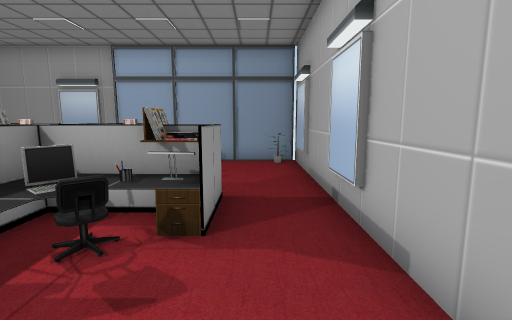
[1] (above)

12 first-person views from a walk through a scene from a Unity 3-D project. The camera is 1.5 m above the floor, tilts 8° down and sees 85° across. The floor is counted in squares, 1 m on a side. Each view is taken from the middle of a square. On the plan, view 1 faces up. The plan holds only what a view shows up to about 14 squares ahead; the rest is blank. The place goes on beyond the plan. The player is left out. Some animated figures are left out.

[2]
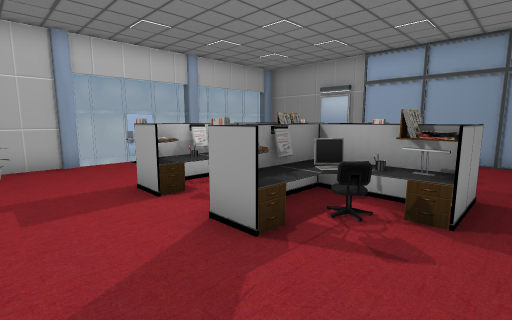

[3]
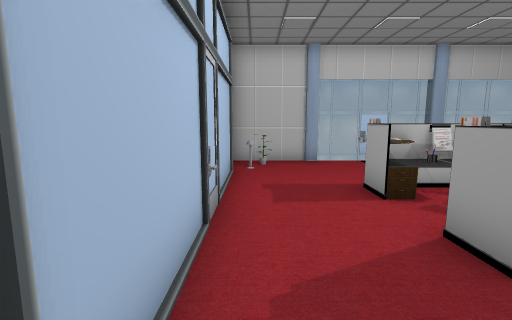

[4]
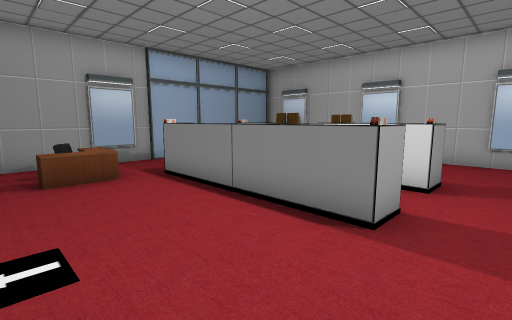

[5]
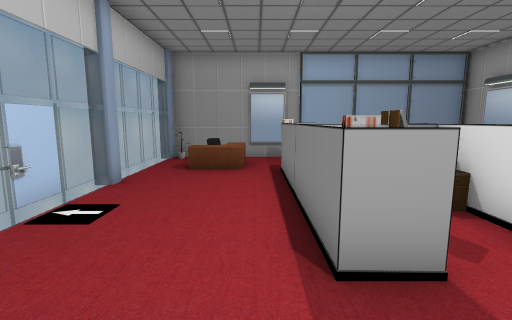

[6]
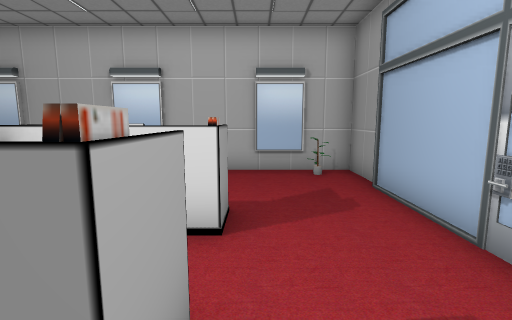

[7]
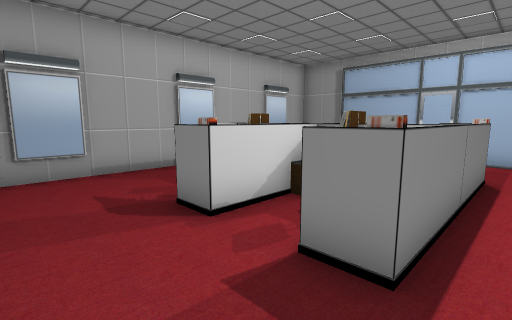

[8]
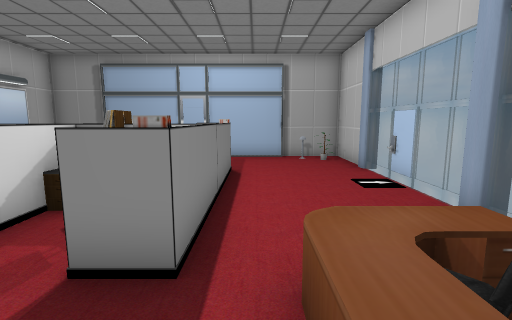

[9]
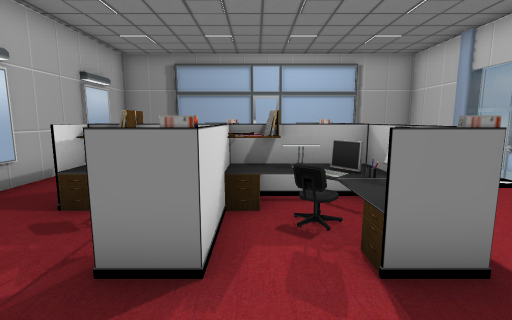

[10]
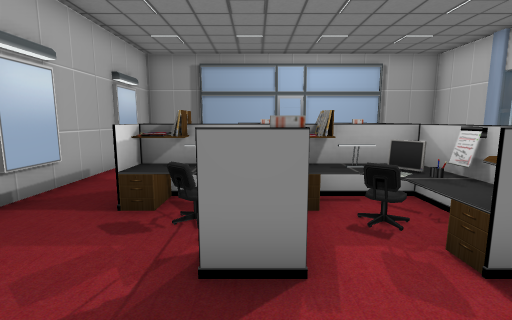

[11]
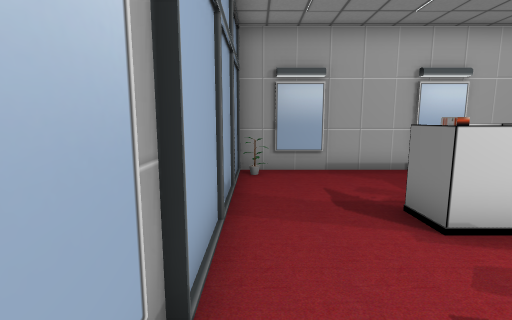

[12]
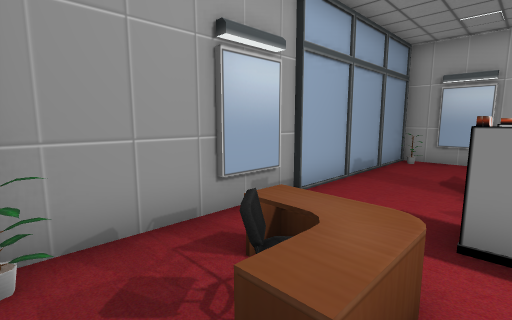

### Floor plan
Key: @ floor where view 1 was taken; # wall or solid block; . floor; = window, fence, low wall or low ledge; ^ raised ledge.
Columns run from 11 left of view 1 to 2 right of it. Each row starts with its distance up from view 1.
 11  ############
 10 ##..........#
  9  ..^........##
  8  .^^........##
  7  ....^^.^....#
  6 #....^^.^^...#
  5 #....^^^^^^.##
  4 #....^^#^^=.##
  3 #....^^.^^...#
  2 #....^^.^....#
  1 #...........##
  0 #..........@##
 -1 #^^.........=#
 -2 ##############

Where each view was taken, in squares from view 1:
view 1: 0 up, 0 right, facing up
view 2: 1 down, 0 right, facing up-left
view 3: 1 down, 0 right, facing left
view 4: 0 up, 10 left, facing up-right
view 5: 1 down, 7 left, facing up
view 6: 1 up, 7 left, facing right
view 7: 10 up, 7 left, facing down-right
view 8: 10 up, 7 left, facing down
view 9: 10 up, 4 left, facing down
view 10: 10 up, 3 left, facing down
view 11: 10 up, 7 left, facing right
view 12: 7 up, 10 left, facing up-right
